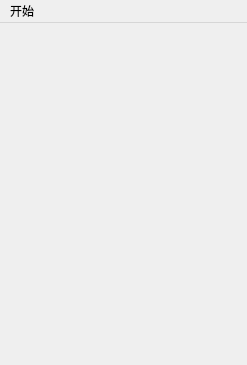
<?xml version="1.0" encoding="UTF-8"?>
<ui version="4.0">
 <class>MainWindow</class>
 <widget class="QMainWindow" name="MainWindow">
  <property name="geometry">
   <rect>
    <x>0</x>
    <y>0</y>
    <width>247</width>
    <height>365</height>
   </rect>
  </property>
  <property name="windowTitle">
   <string>MainWindow</string>
  </property>
  <property name="windowIcon">
   <iconset resource="res.qrc">
    <normaloff>:/res/Coin0001.png</normaloff>:/res/Coin0001.png</iconset>
  </property>
  <widget class="QWidget" name="centralwidget"/>
  <widget class="QMenuBar" name="menubar">
   <property name="geometry">
    <rect>
     <x>0</x>
     <y>0</y>
     <width>247</width>
     <height>17</height>
    </rect>
   </property>
   <widget class="QMenu" name="menu">
    <property name="title">
     <string>开始</string>
    </property>
    <addaction name="exit"/>
   </widget>
   <addaction name="menu"/>
  </widget>
  <action name="exit">
   <property name="text">
    <string>退出</string>
   </property>
  </action>
 </widget>
 <resources>
  <include location="res.qrc"/>
 </resources>
 <connections/>
</ui>
